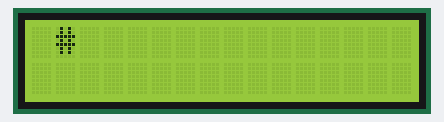
Simulated run of this sketch. Board: Arduino Uno, built with avr-gcc and run on an emulated ATmega328P. Shown: 16×2 character LCD. Wiring (inferred from the names in the program): PCF8575 port expander at I2C address 0x20. Wiring (inferred from the signals the program sends): character LCD (HD44780): RS Q10; E Q9; backlight Q11; data Q2, Q3, Q4, Q5. The character LCD is taken to start in 4-bit mode.

Above: at 2.4 s.

The sketch:

DL1416-v1.0.ino
```cpp
#include <Wire.h>

// ======================================================== //
// BEGIN DL1416 Routines by René de Boer (404WEB)           //
// ======================================================== //

//communicate with i2c (PCF8575) and send data+control
void DL1416i2c(int devicedata, int control) {
  Wire.beginTransmission(0x20); // transmit to device #0
  Wire.write(devicedata); // sends first byte
  Wire.write(control); // sends second byte
  Wire.endTransmission(); // stop transmitting
}

// Output a single character on n-th digit
void DL1416char(char * src, int digit) {
  int device = ((4 << (digit >> 2)) ^ B01111100) | (digit & B00000011 ^ B00000011); // reverse digit 0-3 in display unit
  int devicedata = char(src) | B10000000; //disable cursor (high)
  DL1416i2c(devicedata, device | B10000000); //wr = hoog
  DL1416i2c(devicedata, device & B01111111); //wr = laag
  delayMicroseconds(100);
  DL1416i2c(devicedata, device | B10000000); //wr = hoog
  delayMicroseconds(100);
}

// Enable or disable cursor on n-th display
void DL1416cursor(int src, int digit) {
  int device = ((4 << (digit >> 2)) ^ B01111100);
  int devicedata = src << (digit & B00000011 ^ B00000011); // enable cursor set low // reverse digit 0-3 in display unit
  DL1416i2c(devicedata, device |  B10000000); //wr = hoog
  DL1416i2c(devicedata, device &  B01111111); //wr = laag
  delayMicroseconds(100);
  DL1416i2c(devicedata, device | B10000000); //wr = hoog
  delayMicroseconds(100);
}

// Output a string of characters
void DL1416print( char *string) {
  for (int i = 0; i < strlen(string); i++ )
    DL1416char(string[i], i );
}

// Clear display by output a string of space-characters
void DL1416clear() {
  for (int i = 0; i < 20; i++ ) {
    DL1416char(32, i );
    DL1416cursor(0, i);
  }
}

// ======================================================== //
// END DL1416 Routines by René de Boer (404WEB)             //
// ======================================================== //

// Initialize by starting Wire for i2c.
void setup() {
  Wire.begin(); // join i2c bus (address optional for master)
  delay(500);
  DL1416print("ABCDEFGHIJKLMNOPQRST"); // test display
  delay(500);
  DL1416clear(); // clear display
}

// main loop
int x=0; //init counter

void loop() {
    DL1416print(String(x).c_str());
    x++; // integer, so after 32768 it wil count down :-)
    delay(10); //very fast

  // example: flash cursor on digit 16
  //delay(500);
  //DL1416cursor(1, 16);
  //delay(500);
  //DL1416cursor(0, 16);
}
```
